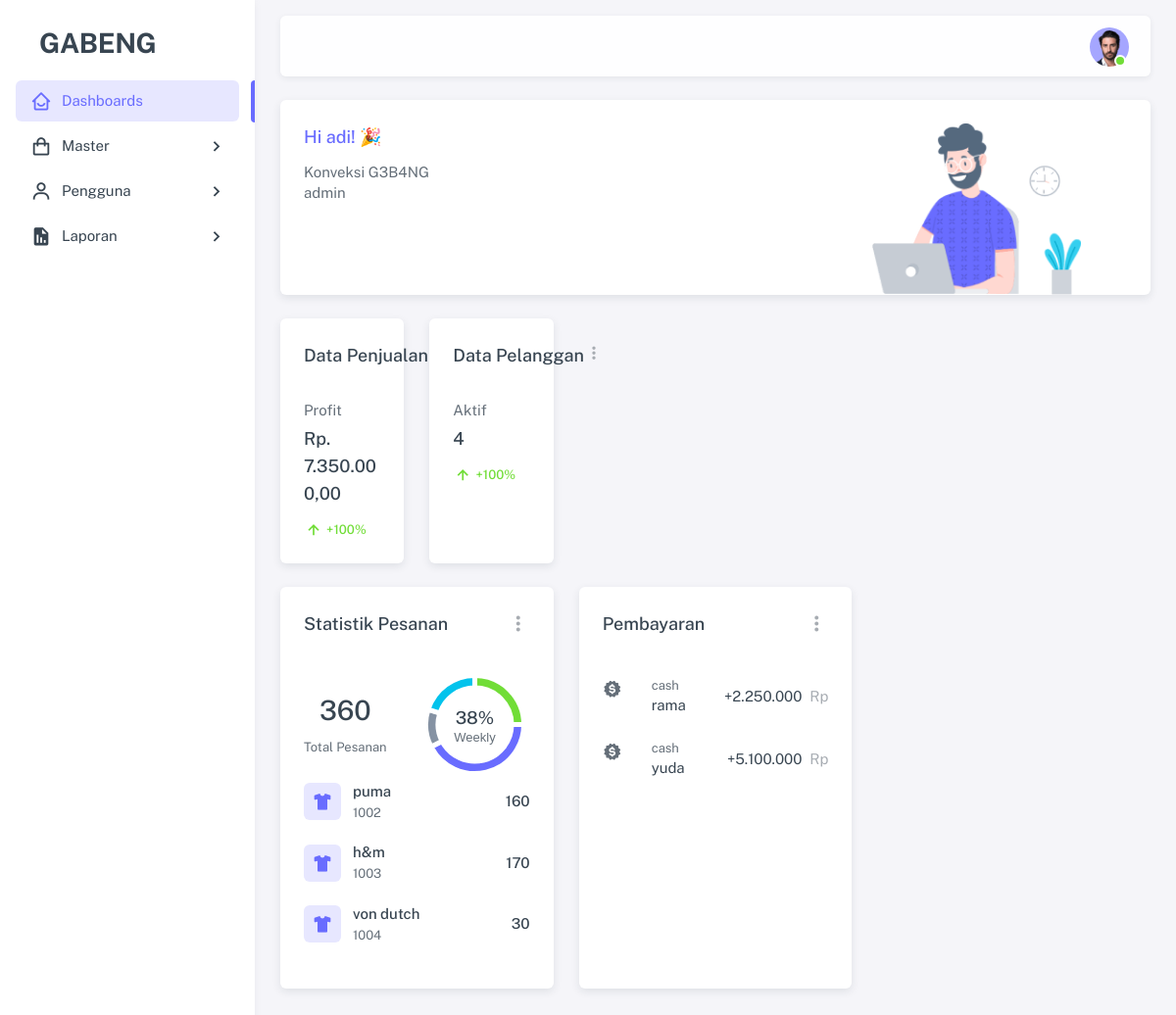
The page /front-end/page/main.php?page=dashboard (signed in) on the database its author committed.
### tables this page shows
CREATE TABLE `produk` (
  `kode_produk` int NOT NULL,
  `nama_produk` varchar(150) NOT NULL,
  `jenis_produk` varchar(150) NOT NULL,
  `jenis_bahan` varchar(150) NOT NULL,
  `warna` varchar(50) NOT NULL,
  `harga` float NOT NULL,
  `stok` int NOT NULL
);

CREATE TABLE `pelanggan` (
  `id_pelanggan` int NOT NULL,
  `nama` varchar(150) NOT NULL,
  `no_telepon` varchar(15) NOT NULL,
  `username` varchar(150) NOT NULL,
  `password` varchar(250) NOT NULL
);

CREATE TABLE `pembayaran` (
  `id_pembayaran` int NOT NULL,
  `id_pesanan` varchar(100) NOT NULL,
  `tanggal_pembayaran` date DEFAULT NULL,
  `jumlah_bayar` float DEFAULT NULL,
  `metode_pembayaran` varchar(50) DEFAULT NULL
);

### front-end/page/dashboard.php (the view, shortened to what this page needs)
<div class="container-xxl flex-grow-1 container-p-y">
    <div class="row">
        <div class="col-xxl-8 mb-6 order-0">
            <div class="card">
                <div class="d-flex align-items-start row">
                    <div class="col-sm-7">
                        <div class="card-body">
                            <h5 class="card-title text-primary mb-3">Hi <?= $_SESSION['username'] ?>! 🎉</h5>
                            <p class="mb-6">
                                Konveksi G3B4NG<br /><?= $_SESSION['level'] ?>
                            </p>
                        </div>
                    </div>
                    <div class="col-sm-5 text-center text-sm-left">
                        <div class="card-body pb-0 px-0 px-md-6">
                            <img
                                src="../../assets/img/illustrations/man-with-laptop.png"
                                height="175"
                                class="scaleX-n1-rtl"
                                alt="View Badge User" />
                        </div>
                    </div>
                </div>
            </div>
        </div>
        <div class="col-lg-4 col-md-4 order-1">
            <div class="row">
                <div class="col-lg-6 col-md-12 col-6 mb-6">
                    <div class="card h-100">
                        <div class="card-body">
                            <div class="card-title d-flex align-items-start justify-content-between mb-4">
                                <div class="flex-shrink-0">
                                    <h5>Data Penjualan</h5>
                                </div>
                                <div class="dropdown">
                                    <button
                                        class="btn p-0"
                                        type="button"
                                        id="cardOpt3"
                                        data-bs-toggle="dropdown"
                                        aria-haspopup="true"
                                        aria-expanded="false">
                                    </button>
                                </div>
                            </div>
                            <p class="mb-1">Profit</p>
                            <?php
                            $query_tot_penjualan = mysqli_query($koneksi, "SELECT sum(total_harga) as total_penjualan from pesanan where status_pesanan = 'lunas'");
                            $data = mysqli_fetch_assoc($query_tot_penjualan);
                            ?>
                            <h5 class="card-title mb-3">Rp. <?= number_format($data['total_penjualan'], 2, ",", ".") ?></h5>
                            <small class="text-success fw-medium"><i class="bx bx-up-arrow-alt"></i> +100%</small>
                        </div>
                    </div>
                </div>
                <div class="col-lg-6 col-md-12 col-6 mb-6">
                    <div class="card h-100">
                        <div class="card-body">
                            <div class="card-title d-flex align-items-start justify-content-between mb-4">
                                <div class="flex-shrink-0">
                                    <h5>Data Pelanggan</h5>
                                </div>
                                <div class="dropdown">
                                    <button
                                        class="btn p-0"
                                        type="button"
                                        id="cardOpt6"
                                        data-bs-toggle="dropdown"
                                        aria-haspopup="true"
                                        aria-expanded="false">
                                        <i class="bx bx-dots-vertical-rounded text-muted"></i>
                                    </button>
                                </div>
                            </div>
                            <p class="mb-1">Aktif</p>
                            <?php
                            $query_all_pelanggan = mysqli_query($koneksi, "SELECT count(*) from pelanggan");
                            $data = mysqli_fetch_array($query_all_pelanggan);
                            ?>
                            <h5 class="card-title mb-3"><?= $data['0'] ?></h5>
                            <small class="text-success fw-medium"><i class="bx bx-up-arrow-alt"></i> +100%</small>
                        </div>
                    </div>
                </div>
            </div>
        </div>
    </div>
    <div class="row">
        <div class="col-md-6 col-lg-4 col-xl-4 order-0 mb-6">
            <div class="card h-100">
                <div class="card-header d-flex justify-content-between">
                    <div class="card-title mb-0">
                        <h5 class="mb-1 me-2">Statistik Pesanan</h5>
                    </div>
                    <div class="dropdown">
                        <button
                            class="btn text-muted p-0"
                            type="button"
                            id="orederStatistics"
                            data-bs-toggle="dropdown"
                            aria-haspopup="true"
                            aria-expanded="false">
                            <i class="bx bx-dots-vertical-rounded bx-lg"></i>
                        </button>
                    </div>
                </div>
                <div class="card-body">
                    <div class="d-flex justify-content-between align-items-center">
                        <div class="d-flex flex-column align-items-center gap-1">
                            <?php
                            $query_tot_pesanan = mysqli_query($koneksi, "SELECT sum(jumlah) as total_pesanan from pesanan");
                            $data = mysqli_fetch_assoc($query_tot_pesanan);
                            ?>
                            <h3 class="mb-1"><?= $data['total_pesanan'] ?></h3>
                            <small>Total Pesanan</small>
                        </div>
                        <div id="orderStatisticsChart"></div>
                    </div>
                    <ul class="p-0 m-0">
                        <?php
                        $query_produk = mysqli_query($koneksi, "SELECT produk.kode_produk, produk.nama_produk, pesanan.jumlah from pesanan join produk using(kode_produk) group by produk.kode_produk ");
                        while ($data = mysqli_fetch_assoc($query_produk)) {
                        ?>
                            <li class="d-flex align-items-center mb-5">
                                <div class="avatar flex-shrink-0 me-3">
                                    <span class="avatar-initial rounded bg-label-primary"><i class="bx bxs-t-shirt"></i></span>
                                </div>
                                <div class="d-flex w-100 flex-wrap align-items-center justify-content-between gap-2">
                                    <div class="me-2">
                                        <h6 class="mb-0"><?= $data['nama_produk'] ?></h6>
                                        <small><?= $data['kode_produk'] ?></small>
                                    </div>
                                    <div class="user-progress">
                                        <h6 class="mb-0"><?= $data['jumlah'] ?></h6>
                                    </div>
                                </div>
                            </li>
                        <?php
                        }
                        ?>
                    </ul>
                </div>
            </div>
        </div>
        <div class="col-md-6 col-lg-4 order-2 mb-6">
            <div class="card h-100">
                <div class="card-header d-flex align-items-center justify-content-between">
                    <h5 class="card-title m-0 me-2">Pembayaran</h5>
                    <div class="dropdown">
                        <button
                            class="btn text-muted p-0"
                            type="button"
                            id="transactionID"
                            data-bs-toggle="dropdown"
                            aria-haspopup="true"
                            aria-expanded="false">
                            <i class="bx bx-dots-vertical-rounded bx-lg"></i>
                        </button>
                    </div>
                </div>
                <div class="card-body pt-4">
                    <ul class="p-0 m-0">
                        <?php
                        $query_pembayaran = mysqli_query($koneksi, "SELECT pelanggan.username, pembayaran.metode_pembayaran, pembayaran.jumlah_bayar from pelanggan inner join pesanan using (id_pelanggan) inner join pembayaran using (id_pesanan) where status_pesanan = 'lunas'");
                        while ($data = mysqli_fetch_assoc($query_pembayaran)) {
                        ?>
                            <li class="d-flex align-items-center mb-6">
                                <div class="avatar flex-shrink-0 me-3">
                                    <i class="bx bxs-badge-dollar"></i>
                                </div>
                                <div class="d-flex w-100 flex-wrap align-items-center justify-content-between gap-2">
                                    <div class="me-2">
                                        <small class="d-block"><?= $data['metode_pembayaran'] ?></small>
                                        <h6 class="fw-normal mb-0"><?= $data['username'] ?></h6>
                                    </div>
                                    <div class="user-progress d-flex align-items-center gap-2">
                                        <h6 class="fw-normal mb-0">+<?= number_format($data['jumlah_bayar'], 0, ",", ".") ?></h6>
                                        <span class="text-muted">Rp</span>
                                    </div>
                                </div>
                            </li>
                        <?php
                        }
                        ?>
                    </ul>
                </div>
            </div>
        </div>
    </div>
</div>

### front-end/page/main.php (shortened to what this page needs)
<?php
$nav_active = @$_GET['page'];
?>
<!doctype html>
<html
    lang="en"
    class="light-style layout-menu-fixed layout-compact"
    dir="ltr"
    data-theme="theme-default"
    data-assets-path="../assets/"
    data-template="vertical-menu-template-free"
    data-style="light">
<head>
    <link rel="stylesheet" href="../../assets/vendor/fonts/boxicons.css" />
    <link rel="stylesheet" href="../../assets/vendor/css/core.css" class="template-customizer-core-css" />
    <link rel="stylesheet" href="../../assets/vendor/css/theme-default.css" class="template-customizer-theme-css" />
    <link rel="stylesheet" href="../../assets/css/demo.css" />
    <link rel="stylesheet" href="../../assets/vendor/libs/perfect-scrollbar/perfect-scrollbar.css" />
    <link rel="stylesheet" href="../../assets/vendor/libs/apex-charts/apex-charts.css" />
</head>
<body>
    <div class="layout-wrapper layout-content-navbar">
        <div class="layout-container">
            <?php
            include('sidebar.php')
            ?>
            <div class="layout-page">
                <?php
                include('header.php')
                ?>
                <div class="content-wrapper" id="content-placeholder">
                    <?php
                    include('route.php')
                    ?>
                </div>
            </div>
        </div>
    </div>
</body>
</html>

### front-end/page/sidebar.php (shortened to what this page needs)
<aside id="layout-menu" class="layout-menu menu-vertical menu bg-menu-theme">
    <div class="app-brand demo">
        <a href="index.html" class="app-brand-link">
            <span class="app-brand-text demo menu-text fw-bold ms-2">GABENG</span>
        </a>
    </div>
    <?php
    if (isset($_SESSION[''])) {
        header("Location:../login.php");
    } else {
        if ($_SESSION['level'] == "admin") {
    ?>
            <ul class="menu-inner py-1">
                <li class="menu-item  <?php if ($nav_active == 'dashboard') echo "active open" ?>" id="menu-dashboard">
                    <a href="main.php?page=dashboard" class="menu-link">
                        <i class="menu-icon tf-icons bx bx-home-smile"></i>
                        <div class="text-truncate" data-i18n="Dashboards">Dashboards</div>
                    </a>
                </li>
                <li class="menu-item
                <?php
                if ($nav_active == 'master-pesanan' || $nav_active == 'master-produk' || $nav_active == 'master-produksi') echo "active open"
                ?>
                " id="menu-master">
                    <a href="javascript:void(0);" class="menu-link menu-toggle">
                        <i class="menu-icon tf-icons bx bx-shopping-bag"></i>
                        <div class="text-truncate" data-i18n="master">Master</div>
                    </a>
                </li>
                <li class="menu-item
                <?php if ($nav_active == 'pengguna-pelanggan') echo "active open" ?>
                " id="menu-pengguna">
                    <a href="javascript:void(0);" class="menu-link menu-toggle">
                        <i class="menu-icon tf-icons bx bx-user"></i>
                        <div class="text-truncate" data-i18n="pengguna">Pengguna</div>
                    </a>
                </li>
                <li class="menu-item
                <?php
                if ($nav_active == 'laporan-penjualan' || $nav_active == 'laporan-produksi' || $nav_active == 'laporan-pembayaran') echo "active open"
                ?>
                " id="menu-laporan">
                    <a href="javascript:void(0);" class="menu-link menu-toggle">
                        <i class="menu-icon tf-icons bx bxs-report"></i>
                        <div class=" text-truncate" data-i18n="Transaksi">Laporan</div>
                    </a>
                </li>
            </ul>
    <?php
        }
    }
    ?>
</aside>

### front-end/page/header.php (shortened to what this page needs)
<nav
    class="layout-navbar container-xxl navbar navbar-expand-xl navbar-detached align-items-center bg-navbar-theme"
    id="layout-navbar">
    <div class="navbar-nav-right d-flex align-items-center" id="navbar-collapse">
        <ul class="navbar-nav flex-row align-items-center ms-auto">
            <li class="nav-item navbar-dropdown dropdown-user dropdown">
                <a
                    class="nav-link dropdown-toggle hide-arrow p-0"
                    href="javascript:void(0);"
                    data-bs-toggle="dropdown">
                    <div class="avatar avatar-online">
                        <img src="../../assets/img/avatars/1.png" alt class="w-px-40 h-auto rounded-circle" />
                    </div>
                </a>
            </li>
        </ul>
    </div>
</nav>

### front-end/page/route.php (shortened to what this page needs)
<?php
   $page = isset($_GET['page']) ? $_GET['page'] : 'dashboard';
   $page = preg_replace('/[^a-zA-Z0-9_-]/', '', $page);
   if ($_SESSION["level"] == "admin") {
       if ($page == 'dashboard') $page = 'dashboard';
   } else if ($_SESSION["level"] == "pelanggan") {
       if ($page == 'pelanggan-produk') $page = 'pelanggan/produk';
       if ($page == 'pelanggan-pesanan') $page = 'pelanggan/pesanan';
       if ($page == 'pelanggan-pembayaran') $page = 'pelanggan/pembayaran';
   }
   $file = $page . '.php';
   if (file_exists($file)) {
       include $file;
   } else {
       echo '<h1>Page not found</h1>';
   }
   ?>

### assets/css/demo.css (style rules this page uses)
.menu .app-brand.demo { height: 64px; margin-top: 12px; }
.app-brand-text.demo { font-size: 1.75rem; letter-spacing: -0.5px; }

### rows shown on the page
produk: nama_produk "puma", kode_produk "1002", jumlah "160"
produk: nama_produk "h&m", kode_produk "1003", jumlah "170"
produk: nama_produk "von dutch", kode_produk "1004", jumlah "30"
pelanggan: pembayaran.metode_pembayaran "cash", username "rama", pembayaran.jumlah_bayar "2.250.000"
pelanggan: pembayaran.metode_pembayaran "cash", username "yuda", pembayaran.jumlah_bayar "5.100.000"

### other values the page prints
$_SESSION['username'] "adi"
$_SESSION['level'] "admin"
$data['total_penjualan'] "7.350.000,00"
$data['0'] "4"
$data['total_pesanan'] "360"
